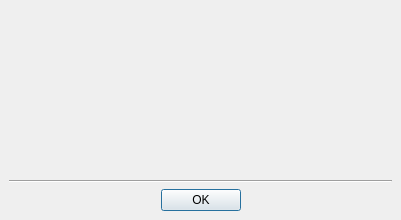
<ui version="4.0" >
 <class>Information</class>
 <widget class="QDialog" name="Information" >
  <property name="geometry" >
   <rect>
    <x>0</x>
    <y>0</y>
    <width>401</width>
    <height>220</height>
   </rect>
  </property>
  <property name="windowTitle" >
   <string/>
  </property>
  <layout class="QVBoxLayout" >
   <property name="spacing" >
    <number>6</number>
   </property>
   <property name="leftMargin" >
    <number>9</number>
   </property>
   <property name="topMargin" >
    <number>9</number>
   </property>
   <property name="rightMargin" >
    <number>9</number>
   </property>
   <property name="bottomMargin" >
    <number>9</number>
   </property>
   <item>
    <widget class="QLabel" name="w_browser" >
     <property name="sizePolicy" >
      <sizepolicy vsizetype="Preferred" hsizetype="Preferred" >
       <horstretch>0</horstretch>
       <verstretch>1</verstretch>
      </sizepolicy>
     </property>
     <property name="text" >
      <string/>
     </property>
     <property name="textFormat" >
      <enum>Qt::RichText</enum>
     </property>
     <property name="alignment" >
      <set>Qt::AlignLeading|Qt::AlignLeft|Qt::AlignTop</set>
     </property>
     <property name="wordWrap" >
      <bool>true</bool>
     </property>
     <property name="textInteractionFlags" >
      <set>Qt::TextBrowserInteraction</set>
     </property>
    </widget>
   </item>
   <item>
    <widget class="Line" name="line" >
     <property name="orientation" >
      <enum>Qt::Horizontal</enum>
     </property>
    </widget>
   </item>
   <item>
    <widget class="QDialogButtonBox" name="w_buttons" >
     <property name="orientation" >
      <enum>Qt::Horizontal</enum>
     </property>
     <property name="standardButtons" >
      <set>QDialogButtonBox::Ok</set>
     </property>
     <property name="centerButtons" >
      <bool>true</bool>
     </property>
    </widget>
   </item>
  </layout>
 </widget>
 <resources/>
 <connections>
  <connection>
   <sender>w_buttons</sender>
   <signal>accepted()</signal>
   <receiver>Information</receiver>
   <slot>accept()</slot>
   <hints>
    <hint type="sourcelabel" >
     <x>248</x>
     <y>254</y>
    </hint>
    <hint type="destinationlabel" >
     <x>157</x>
     <y>274</y>
    </hint>
   </hints>
  </connection>
  <connection>
   <sender>w_buttons</sender>
   <signal>rejected()</signal>
   <receiver>Information</receiver>
   <slot>reject()</slot>
   <hints>
    <hint type="sourcelabel" >
     <x>316</x>
     <y>260</y>
    </hint>
    <hint type="destinationlabel" >
     <x>286</x>
     <y>274</y>
    </hint>
   </hints>
  </connection>
 </connections>
</ui>
